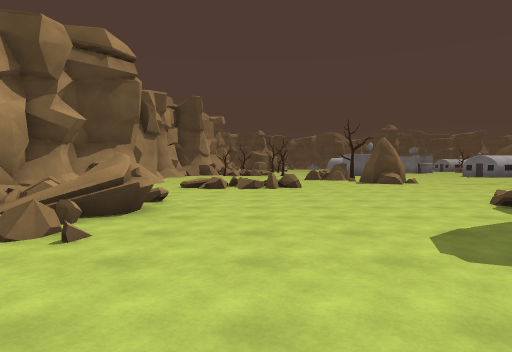
View 1 (above)

23 first-person views from a walk through a 3-D level made in the Unity game engine. The camera is 1.4 m above the floor, tilts 2° down and sees 75° across. The floor is counted in squares, 2 m on a side. Each view is taken from the middle of a square. On the plan, view 1 faces up. The plan holds only what a view shows up to about 10 squares ahead; the rest is blank. The place goes on beyond the plan.

View 2
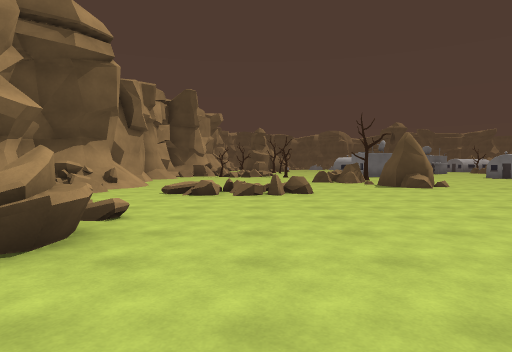

View 3
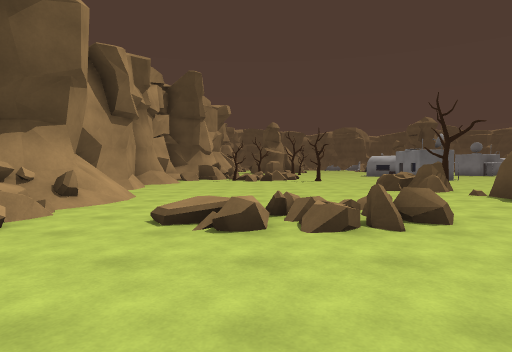

View 4
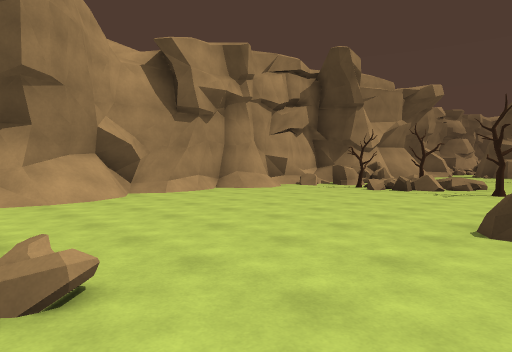

View 5
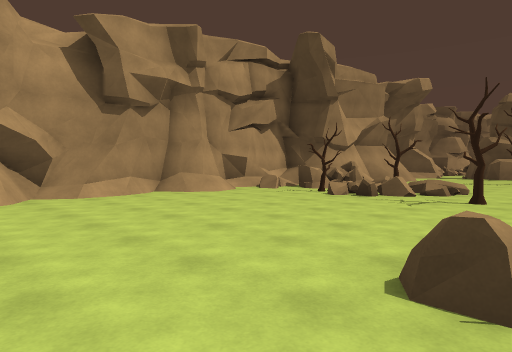

View 6
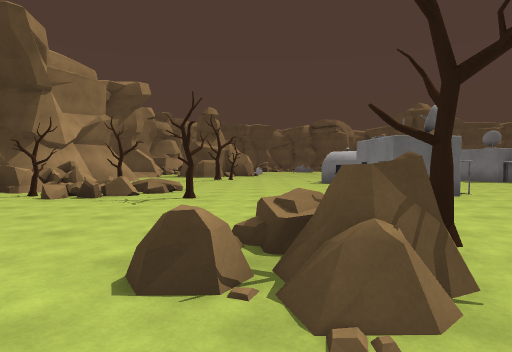

View 7
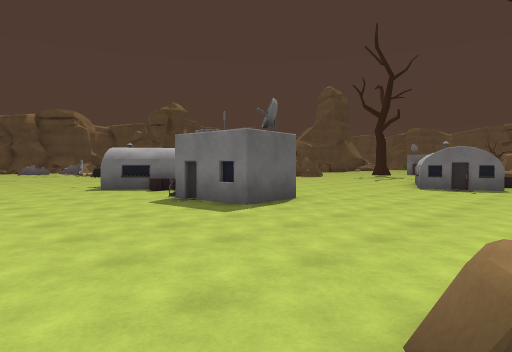

View 8
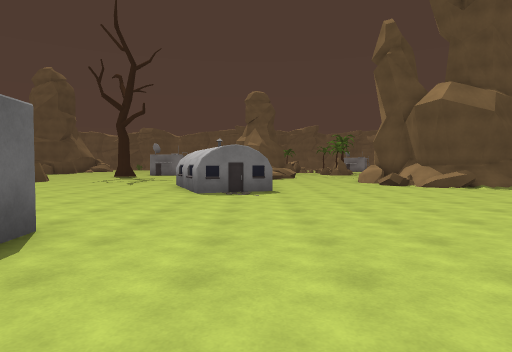

View 9
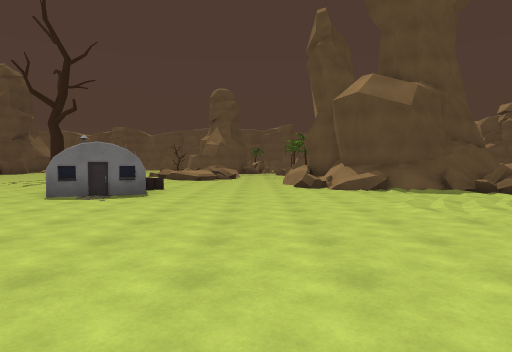

View 10
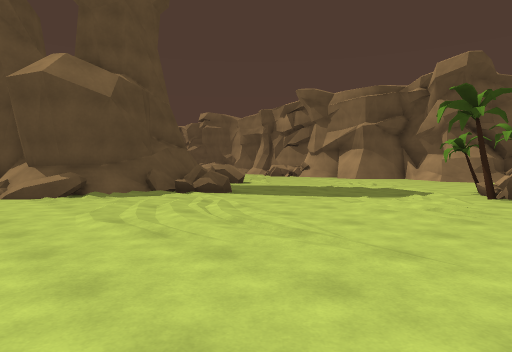

View 11
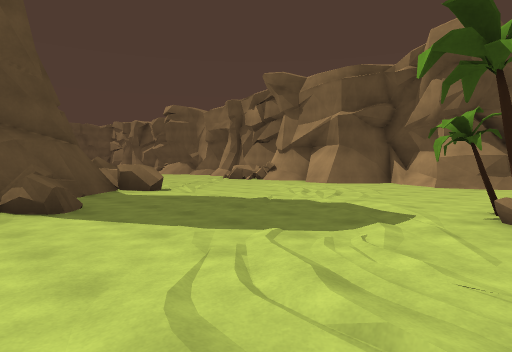

View 12
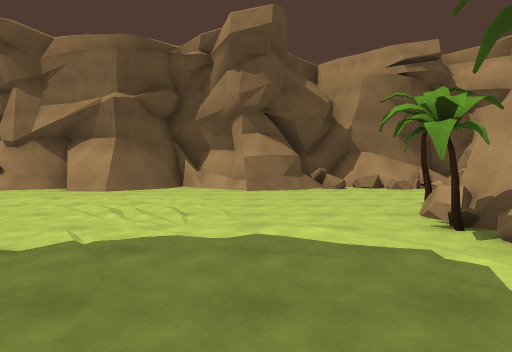

View 13
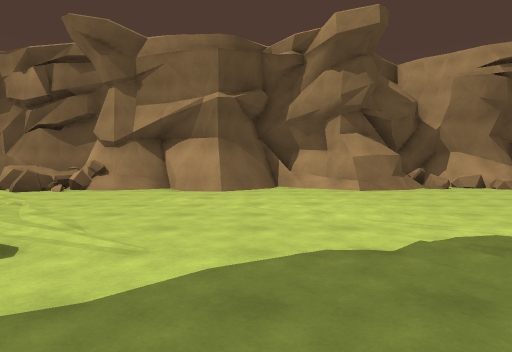

View 14
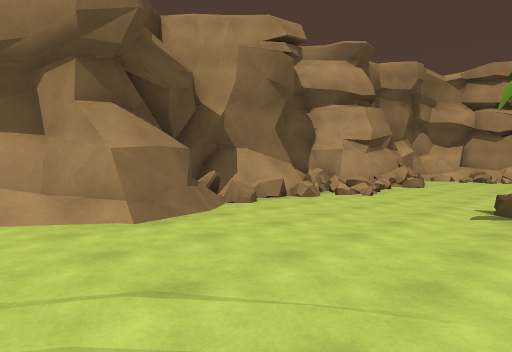

View 15
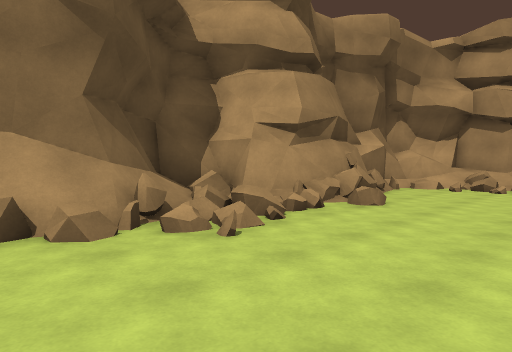

View 16
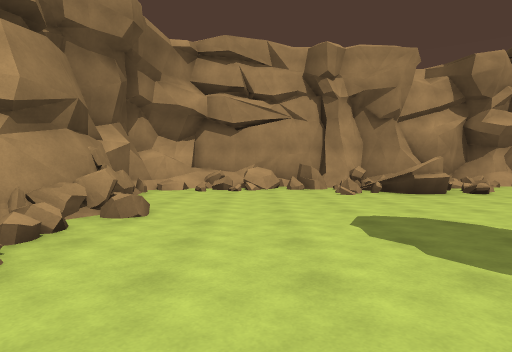

View 17
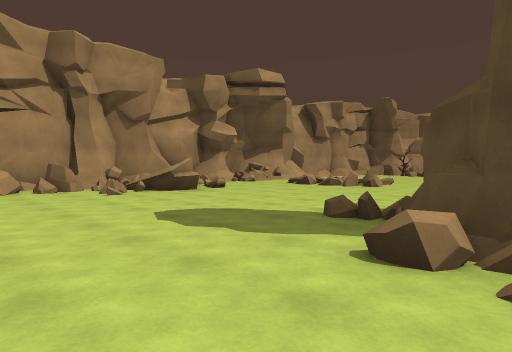

View 18
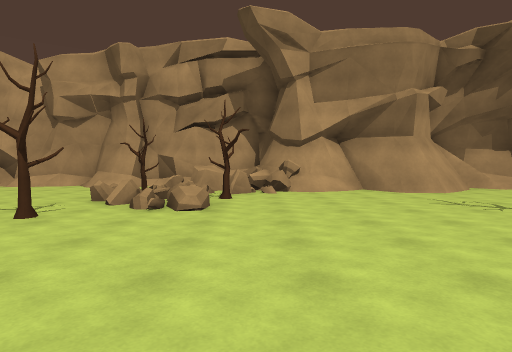

View 19
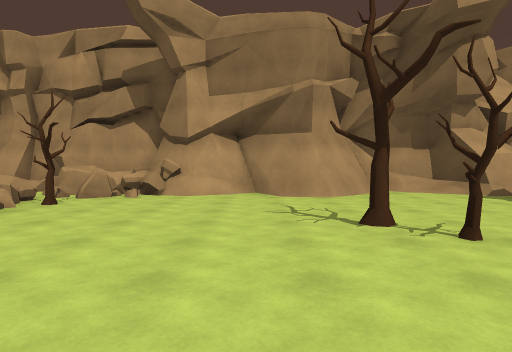

View 20
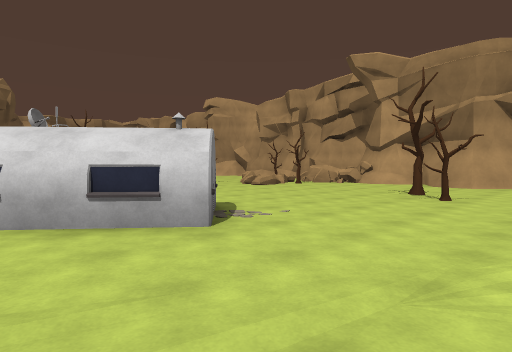

View 21
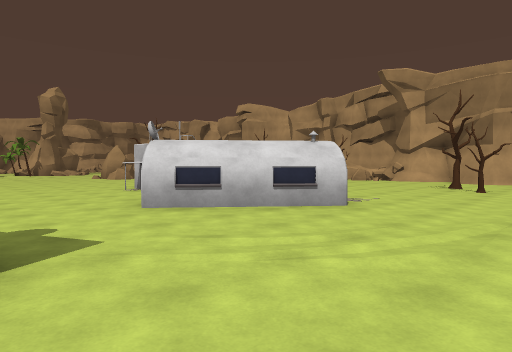

View 22
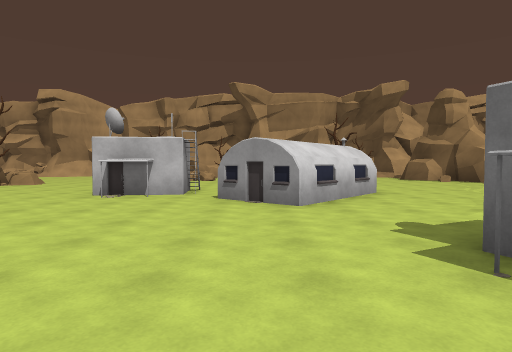

View 23
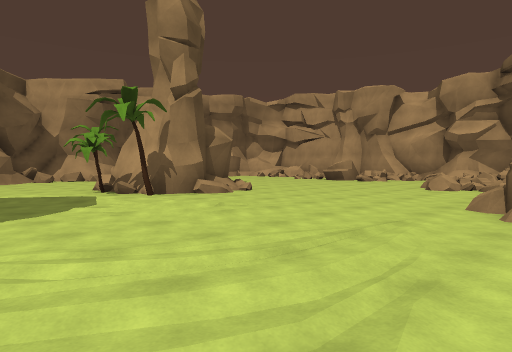

### Floor plan
Key: @ floor where view 1 was taken; # wall or solid block; . main floor; : floor 0.5 m higher than the main floor; / step, stairs or slope; = window, fence, low wall or low ledge; ^ raised ledge; R rock; T tree; B building.
Columns run from 6 left of view 1 to 20 right of it. Each row starts with its distance up from view 1.
 30   #....    ........
 29   #................
 28   ##....T..........B
 27   ##...T.....B....BB
 26   ##........BBB....B
 25   #/........BBBB.....
 24   ##.........BB.......
 23   ###................
 22  #=^=T=/....BB........
 21  #==#==/....BBB.......
 20  #..T=..T...........B
 19  #................BB
 18  #.................BB
 17  #....................
 16 ##.......RRT..........
 15 #/.......RR...........
 14 ##/........R..........
 13 ##/.......RR.........==^
 12 ##/........R........=###
 11 #==..=##............/#
 10 ##=.:===.........../##
  9 #/.................###
  8 ## ..................##
  7  #= ..................#
  6   #=#......##T........^=
  5    #=......###T........
  4  ###......=###.........
  3  #=........##T..........
  2  ##.........=............
  1  #=#.....................
  0  #==..@...................
 -1  #=#...#=.=#...##../##./=#=
 -2   ########===#=##//#######^
 -3          ##^######
 -4          ##^ #

Positions as (right, up) in squares from view 1, and headings:
1: (0, 0), facing up
2: (0, 2), facing up
3: (-1, 6), facing up
4: (3, 11), facing up-left
5: (3, 13), facing up-left
6: (3, 13), facing up
7: (2, 16), facing up-right
8: (4, 18), facing right
9: (5, 15), facing right
10: (6, 14), facing down-right
11: (7, 10), facing down-right
12: (10, 8), facing down
13: (13, 8), facing down
14: (12, 3), facing down-left
15: (7, 2), facing down-left
16: (6, 1), facing left
17: (6, 0), facing up-left
18: (6, 23), facing left
19: (5, 26), facing left
20: (9, 30), facing down-left
21: (12, 30), facing down-left
22: (15, 24), facing left
23: (11, 13), facing down-left
